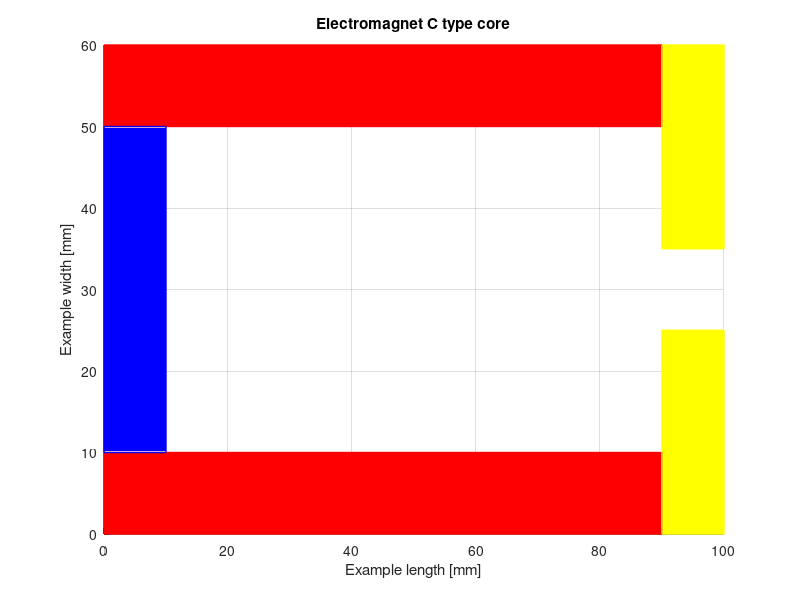

Reproduce this figure in MATLAB.
%% Calculador de densidad de campo magnetico & corriente
% Para los calculos se parte del analisis de los circuitos magneticos los 
% cuales siguen normas similares a la leyes de Kirchoff para voltajes y
% corrientes.
% Ivan Rulik - Uniandes
% 20/03/19
clc;
clear;
close all;
%% Guia visual
figure(1)
rectangle('Position',[0 0 90 10],'Linewidth',1,'EdgeColor','r','Facecolor','r'); %longitud nucleo
rectangle('Position',[0 50 90 10],'Linewidth',1,'EdgeColor','r','Facecolor','r'); %longitud nucleo
rectangle('Position',[0 10 10 40],'Linewidth',1,'EdgeColor','b','Facecolor','b'); %nucleo
rectangle('Position',[90 0 10 25],'Linewidth',1,'EdgeColor','y','Facecolor','y'); %longitud gap
rectangle('Position',[90 35 10 25],'Linewidth',1,'EdgeColor','y','Facecolor','y'); %longitud gap
title('Electromagnet C type core');
xlabel('Example length [mm]');
ylabel('Example width [mm]');
grid on
%% UI
order = input('Ingreso manual de datos [Y/N]: ','s');
plotGen = input('Generar graficos? [Y/N]: ','s');
%% Proceso
if(order == 'Y')    
    desc = input('Despejar Corriente o Densidad de flujo de campo [i/B]: ','s');
    if(desc == 'i')
        B= input('\n\nDensidad de campo magnetico deseada en el gap? [T] \n > ');
    elseif(desc == 'B')
        iF= input('\n\nCorriente con la que se alimentara la bobina? [A] \n > ');
    end
    coil_order = input('Despejar bobina [Y/N]: ','s');
    mu_0 = 1.257e-6; %permeabilidad en el vacio en Henrys/metro
    mu_r_nucleo = input('\n\nPermeabilidad relativa del nucleo?  \n > ');
    w= input('\n\nEspesor del nucleo? [mm] \n > ')/1000;
    da= input('\n\nLargo seccion del nucleo? [mm] \n > ')/1000;
    wc= input('\n\nAncho seccion del nucleo? [mm] \n > ')/1000;
    g= input('\n\nLargo seccion del gap? [mm] \n > ')/1000;
    wg= input('\n\nAncho seccion del gap? [mm] \n > ')/1000;
    n= input('\n\nNumero de vueltas en bobina?  \n > ');
    %Calculos
    Ac = w*wc; 
    Ag = w*wg; 
    Rc = da/(mu_0*mu_r_nucleo*Ac); 
    Rg = g/(mu_0*Ag);
    if(desc == 'i')
        %Arnold & Garraud
        ia = B*((da/mu_r_nucleo)+g)/(n*mu_0);
        %AWG decision
        if(coil_order == 'Y')
            load('AWG.mat');
            R1_b = input('\n\nRadio interno? [mm] \n > ');
            R2_b = input('\n\nRadio externo? [mm] \n > ');
            L_b = input('\n\nLongitud? [mm] \n > ');
            AWG{1,8} = 'Corriente consumida [A]';
            for v = 1:length(AWG)-1
                AWG{v+1,4} = round(L_b/AWG{v+1,2});
                AWG{v+1,5} = round((2*(R2_b-R1_b))/AWG{v+1,2});
                AWG{v+1,6} = round(AWG{v+1,4}*AWG{v+1,5});
                AWG{v+1,7} = AWG{v+1,6}*pi*R2_b/1000;
                %AWG{v+1,8} = B*((Ag/Ac)*(mu_0/mu_r_nucleo)*da+g)/(mu_0*AWG{v+1,6});
                AWG{v+1,8} = MagCirc_Furlani(0,B,mu_r_nucleo,AWG{v+1,6},Ag,Ac,g,da);
                AWG{v+1,9} = ThickCoil_Fiorillo(0,B/(mu_0*mu_r_nucleo),AWG{v+1,6},L_b/1000,R1_b/1000,R2_b/1000);
            end    
        end
        openvar('AWG')
        %Furlani
        %iF = B*((Ag/Ac)*(mu_0/mu_r_nucleo)*da+g)/(mu_0*n);
        iF = MagCirc_Furlani(0,B,mu_r_nucleo,n,Ag,Ac,g,da);
    elseif(desc == 'B')
        %AWG decision
        if(coil_order == 'Y')
            load('AWG.mat');
            R1_b = input('\n\nRadio interno? [mm] \n > ');
            R2_b = input('\n\nRadio externo? [mm] \n > ');
            L_b = input('\n\nLongitud? [mm] \n > ');
            AWG{1,8} = 'Generated Magnetic Flux Density [T]';
            for v = 1:length(AWG)-1
                AWG{v+1,4} = round(L_b/AWG{v+1,2});
                AWG{v+1,5} = round((2*(R2_b-R1_b))/AWG{v+1,2});
                AWG{v+1,6} = round(AWG{v+1,4}*AWG{v+1,5});
                AWG{v+1,7} = AWG{v+1,6}*pi*R2_b/1000;
                %AWG{v+1,8} = (iF*mu_0*AWG{v+1,6})/((Ag/Ac)*(mu_0/mu_r_nucleo)*da+g);
                AWG{v+1,8} = MagCirc_Furlani(1,iF,mu_r_nucleo,AWG{v+1,6},Ag,Ac,g,da);
                AWG{v+1,9} = ThickCoil_Fiorillo(1,iF,AWG{v+1,6},L_b/1000,R1_b/1000,R2_b/1000);
                
            end    
        end
        openvar('AWG')
        %Furlani
        %B = (iF*mu_0*n)/((Ag/Ac)*(mu_0/mu_r_nucleo)*da+g);
        B = MagCirc_Furlani(1,iF,mu_r_nucleo,n,Ag,Ac,g,da);
    end
    sprintf('\nLa corriente necesaria es de %3.5g A\n',iF)
    sprintf('\nPara generar un campo de %3.5g T\n',B)
%%
elseif(order == 'N')      
    %Dimensiones [m]Revisar dimensiones.jpg:
    l = 61e-3;
    la = 29e-3;
    lb = la;
    lc = 33.5e-3;
    d = 60e-3;
    da = 32e-3;
    g = 2e-3; %2e-3
    w = 10e-3;%espesor del nucleo
    wc = 31.5e-3;
    wg = 2e-3;
    %Constantes:
    mu_0 = 1.25e-6; %permeabilidad en el vacio en Henrys/metro
    mu_r_nucleo = 200000; %permeabilidad relativa del hierro
    n = 1000; %numero de vueltas bobina
    i = 0; % corriente que se desea despejar
    B = 200e-3; %campo magnetico a generar en Teslas
    %Calculos
    Ac = w*wc; %area transversal en metros cuadrados
    Ag = w*wg; %area transversal en metros cuadrados
    Rc = da/(mu_0*mu_r_nucleo*Ac); %reluctancia del nucleo
    Rg = g/(mu_0*Ag); %reluctancia del gap
    %Arnold & Garraud
    ia = B*((da/mu_r_nucleo)+g)/(n*mu_0); %corriente [A] requerida para generar el campo en las dimensiones dadas
    %Test 
    %AWG
    load('AWG.mat');
    R1_b = 5; %inner radius in mm
    R2_b = 9; %outter radius in mm
    L_b = 18; %coil length in mm
    AWG{1,8} = 'Current [A]';
    for v = 1:length(AWG)-1
        AWG{v+1,4} = round(L_b/AWG{v+1,2});
        AWG{v+1,5} = round((2*(R2_b-R1_b))/AWG{v+1,2});
        AWG{v+1,6} = round(AWG{v+1,4}*AWG{v+1,5});
        AWG{v+1,7} = AWG{v+1,6}*pi*R2_b/1000;
        %AWG{v+1,8} = B*((Ag/Ac)*(mu_0/mu_r_nucleo)*da+g)/(mu_0*AWG{v+1,6});
        AWG{v+1,8} = MagCirc_Furlani(0,B,mu_r_nucleo,AWG{v+1,6},Ag,Ac,g,da);
        %AWG{v+1,9} = (B*2*((R2_b/1000)-(R1_b/1000)))/((mu_0*mu_r_nucleo)*log(((2*R2_b/1000)+sqrt((4*(R2_b/1000)^2)+(L_b/1000)^2))/(2*(R1_b/1000)+sqrt((4*(R1_b/1000)^2)+(L_b/1000)^2)))*AWG{v+1,6});
        AWG{v+1,9} = ThickCoil_Fiorillo(0,B/(mu_0*mu_r_nucleo),AWG{v+1,6},L_b/1000,R1_b/1000,R2_b/1000);
    end
    %
    %Furlani
    %iF = B*((Ag/Ac)*(mu_0/mu_r_nucleo)*da+g)/(mu_0*n);%corriente [A] requerida para generar el campo en las dimensiones dadas 
    iF = MagCirc_Furlani(0,B,mu_r_nucleo,n,Ag,Ac,g,da);
    %B = (iF*mu_0*n)/((Ag/Ac)*(mu_0/mu_r_nucleo)*da+g);
    openvar('AWG')
    sprintf('\nLa corriente necesaria es de %3.5g A\n',iF)
    sprintf('\nPara generar un campo de %3.5g T\n',B)
end

%% curve of B field vs airgap length vs current
if (plotGen == 'Y')
    gapVect = (g/2:g/2:2*g);
    iVect = (-iF:iF/9:iF);
    iLegend = zeros(length(iVect),1);
    BVect = zeros(length(iVect),length(gapVect));
    aa = [' [mm]';' [mm]';' [mm]';' [mm]'];
    for j = 1:length(gapVect)
        iLegend(j)= int2str(gapVect(j));
        for i = 1:length(iVect)
            BVect(i,j) = (iVect(i)*mu_0*n)/((Ag/Ac)*(mu_0/mu_r_nucleo)*da+gapVect(j));
        end
    end
    plot(iVect*1000,BVect*1000),title('B-Field, Air Gap Length & Source Current'),legend([num2str(gapVect'*1000),aa]) , xlabel('Source Current [mA]'), ylabel('Magnetic Flux Density B [mT]'), grid on
end

%%actualizar X y Y con corrinete y densidad de flujo de campo magnetic 